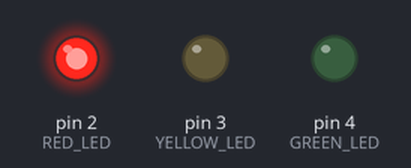
Simulated run of this sketch. Board: Arduino Uno, built with avr-gcc and run on an emulated ATmega328P. Shown: output pins drawn as LEDs (lit = HIGH).

Above: at 2.5 s.
At 6.0 s:
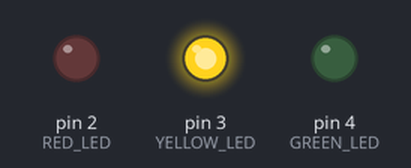
At 9.5 s:
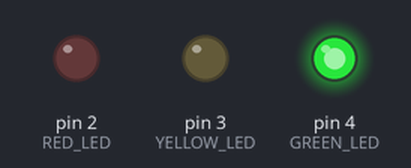
Timing chart, 0 to 15.6 s (numbered marks = the images above):
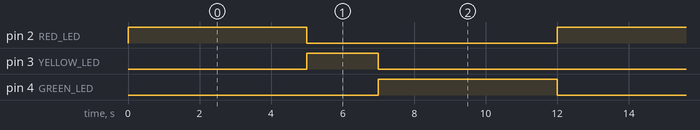

The sketch:

code.ino
```cpp
// Traffic Signal LED Pins
const int RED_LED = 2;
const int YELLOW_LED = 3;
const int GREEN_LED = 4;

void setup() {
  pinMode(RED_LED, OUTPUT);
  pinMode(YELLOW_LED, OUTPUT);
  pinMode(GREEN_LED, OUTPUT);
}

void loop() {
  // Red Light ON (STOP) - 5 Seconds
  digitalWrite(RED_LED, HIGH);
  digitalWrite(YELLOW_LED, LOW);
  digitalWrite(GREEN_LED, LOW);
  delay(5000);

  // Yellow Light ON (GET READY) - 2 Seconds
  digitalWrite(RED_LED, LOW);
  digitalWrite(YELLOW_LED, HIGH);
  digitalWrite(GREEN_LED, LOW);
  delay(2000);

  // Green Light ON (GO) - 5 Seconds
  digitalWrite(RED_LED, LOW);
  digitalWrite(YELLOW_LED, LOW);
  digitalWrite(GREEN_LED, HIGH);
  delay(5000);
}
```

Measured:
- by itself, pin 2 (RED_LED), pin 4 (GREEN_LED): alternates HIGH for 5.0 s and LOW for 7.0 s
- by itself, pin 3 (YELLOW_LED): alternates HIGH for 2.0 s and LOW for 10.0 s
- by itself, everything shown: repeats every 12.0 s, in 3 steps
